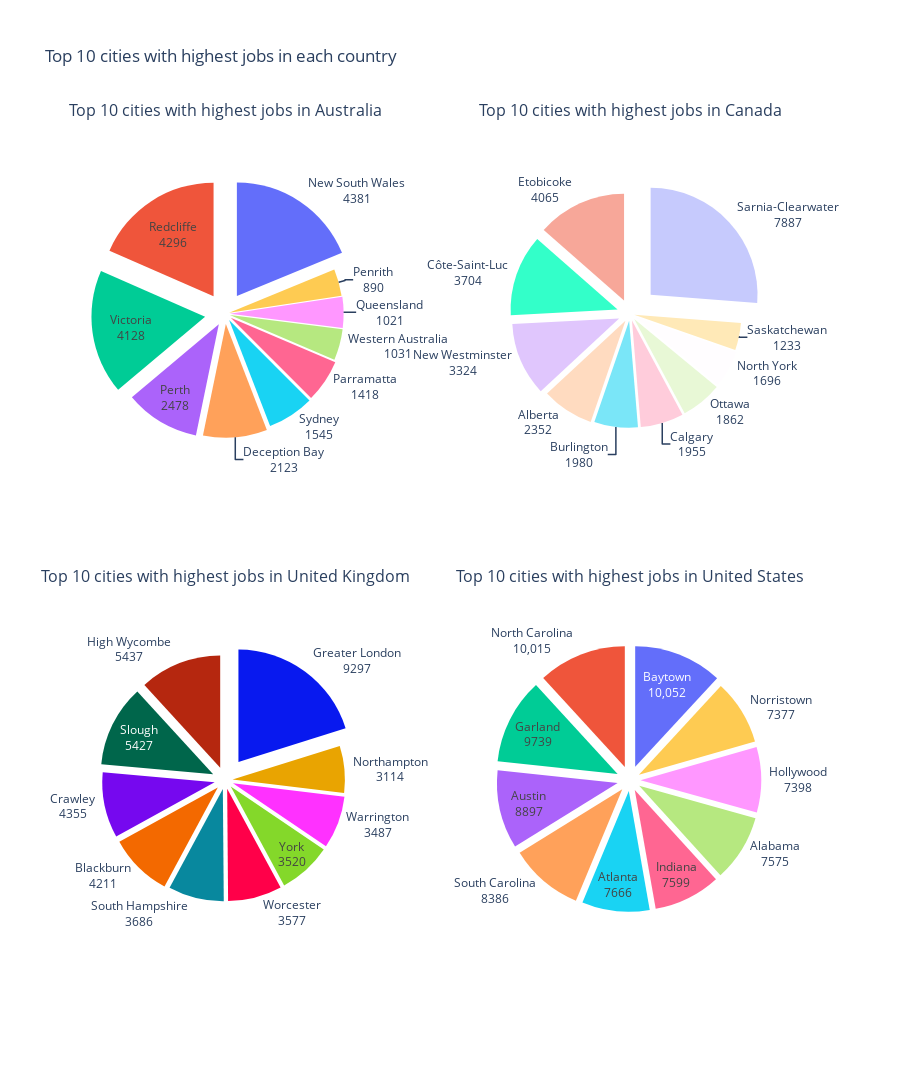

The notebook cell saved with this chart:
### Markdown cell above
## Part 2

### Code cell
country_list = linkedin_job_postings['search_country'].unique().tolist()
country_list.sort()

linkedin_job_postings_by_country_dict = {}

for country in country_list:
    linkedin_job_postings_by_country_dict[country] = linkedin_job_postings[linkedin_job_postings['search_country']==country]

top = 10
top_cities_dict = {}

for country in country_list:
    top_cities_dict[country] = linkedin_job_postings_by_country_dict[country]['search_city'].value_counts().head(top)

fig_dict = {}

for country in country_list:
    total = top_cities_dict[country].values.sum()
    fig_dict[country] = go.Figure(
                            data=[
                                go.Pie(
                                    labels=top_cities_dict[country].index, 
                                    values=top_cities_dict[country].values,
                                    textinfo='label+value',
                                    insidetextorientation='horizontal',
                                    showlegend=False,
                                    pull=top_cities_dict[country].values / total,
                                )
                            ]
                        )
    fig_dict[country].update_layout(
        title_text=f"Top {top} cities with highest jobs in {country}",
        title_x=0.5,
        title_y=0.95,
    )

fig2 = make_subplots(
    rows=2, 
    cols=2, 
    subplot_titles=[f"Top {top} cities with highest jobs in {country}" for country in country_list],
    specs=[[{"type": "sunburst"}, {"type": "sunburst"}], [{"type": "sunburst"}, {"type": "sunburst"}]],
    horizontal_spacing=0.2,
    vertical_spacing=0.1,
)
for country in country_list:
    fig2.add_trace(fig_dict[country].data[0], row=country_list.index(country)//2+1, col=country_list.index(country)%2+1)

fig2.update_layout(
    height=1200, 
    # width=1000, 
    title_text="Top 10 cities with highest jobs in each country",
)

### Figure 1 — Plotly figure (JSON) as saved in the notebook; plotly's stock layout.template omitted (floating-point values rounded to 4 significant figures)
{"data": [{"domain": {"x": [0, 0.4], "y": [0.55, 1]}, "insidetextorientation": "horizontal", "labels": ["New South Wales", "Redcliffe", "Victoria", "Perth", "Deception Bay", "Sydney", "Parramatta", "Western Australia", "Queensland", "Penrith"], "pull": [0.1879, 0.1843, 0.1771, 0.1063, 0.09107, 0.06628, 0.06083, 0.04423, 0.0438, 0.03818], "showlegend": false, "textinfo": "label+value", "type": "pie", "values": [4381, 4296, 4128, 2478, 2123, 1545, 1418, 1031, 1021, 890]}, {"domain": {"x": [0.6, 1], "y": [0.55, 1]}, "insidetextorientation": "horizontal", "labels": ["Sarnia-Clearwater", "Etobicoke", "Côte-Saint-Luc", "New Westminster", "Alberta", "Burlington", "Calgary", "Ottawa", "North York", "Saskatchewan"], "pull": [0.2624, 0.1352, 0.1232, 0.1106, 0.07825, 0.06587, 0.06504, 0.06195, 0.05642, 0.04102], "showlegend": false, "textinfo": "label+value", "type": "pie", "values": [7887, 4065, 3704, 3324, 2352, 1980, 1955, 1862, 1696, 1233]}, {"domain": {"x": [0, 0.4], "y": [0, 0.45]}, "insidetextorientation": "horizontal", "labels": ["Greater London", "High Wycombe", "Slough", "Crawley", "Blackburn", "South Hampshire", "Worcester", "York", "Warrington", "Northampton"], "pull": [0.2016, 0.1179, 0.1177, 0.09445, 0.09132, 0.07994, 0.07757, 0.07634, 0.07562, 0.06753], "showlegend": false, "textinfo": "label+value", "type": "pie", "values": [9297, 5437, 5427, 4355, 4211, 3686, 3577, 3520, 3487, 3114]}, {"domain": {"x": [0.6, 1], "y": [0, 0.45]}, "insidetextorientation": "horizontal", "labels": ["Baytown", "North Carolina", "Garland", "Austin", "South Carolina", "Atlanta", "Indiana", "Alabama", "Hollywood", "Norristown"], "pull": [0.1187, 0.1182, 0.115, 0.105, 0.099, 0.0905, 0.08971, 0.08943, 0.08734, 0.08709], "showlegend": false, "textinfo": "label+value", "type": "pie", "values": [10052, 10015, 9739, 8897, 8386, 7666, 7599, 7575, 7398, 7377]}], "layout": {"annotations": [{"font": {"size": 16}, "showarrow": false, "text": "Top 10 cities with highest jobs in Australia", "x": 0.2, "xanchor": "center", "xref": "paper", "y": 1, "yanchor": "bottom", "yref": "paper"}, {"font": {"size": 16}, "showarrow": false, "text": "Top 10 cities with highest jobs in Canada", "x": 0.8, "xanchor": "center", "xref": "paper", "y": 1, "yanchor": "bottom", "yref": "paper"}, {"font": {"size": 16}, "showarrow": false, "text": "Top 10 cities with highest jobs in United Kingdom", "x": 0.2, "xanchor": "center", "xref": "paper", "y": 0.45, "yanchor": "bottom", "yref": "paper"}, {"font": {"size": 16}, "showarrow": false, "text": "Top 10 cities with highest jobs in United States", "x": 0.8, "xanchor": "center", "xref": "paper", "y": 0.45, "yanchor": "bottom", "yref": "paper"}], "height": 1200, "title": {"text": "Top 10 cities with highest jobs in each country"}}}
